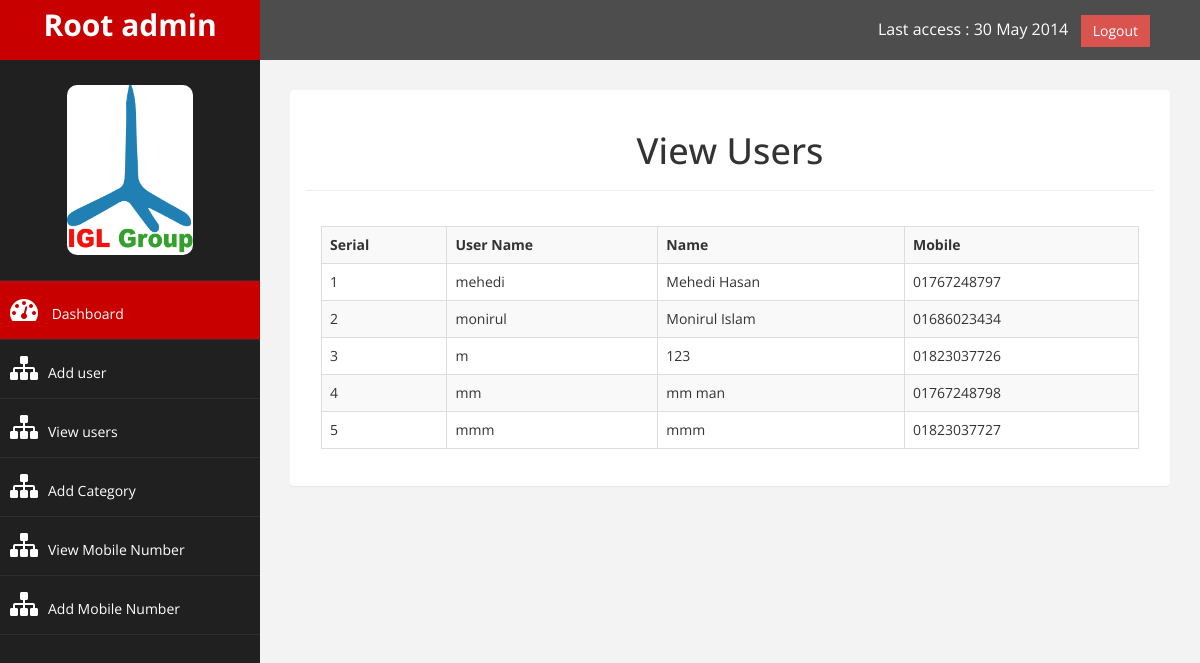
The app's page /view_users.php (signed in) with its own data.
### tables this page shows
CREATE TABLE `users` (
  `id` int(11) NOT NULL,
  `user_name` varchar(255) NOT NULL,
  `mobile` varchar(255) NOT NULL,
  `name` varchar(255) NOT NULL,
  `password` varchar(255) NOT NULL,
  `group_id` int(11) NOT NULL,
  `created_at` datetime NOT NULL,
  `updated_at` datetime NOT NULL,
  `deleted_at` datetime NOT NULL
);

### classes/DB.php (called while the page is built, shortened)
<?php
class DB
{
    private static $_instance = null;
    private $_pdo,
            $_query,
            $_error = false,
            $_results,
            $_count = 0;
    private function __construct()
    {
        try{
            $this->_pdo = new PDO('mysql:host=' . Config::get('mysql/host') . ';dbname=' .Config::get('mysql/db'), Config::get('mysql/username'), Config::get('mysql/password'));
        }catch (PDOException $e){
            die($e->getMessage());
        }
    }
    public static function getInstance(){
        if (!isset(self::$_instance)){
            self::$_instance = new DB();
        }
        return self::$_instance;
    }
    public function query($sql, $parms = array()){
        $this->_error = false;
        if($this->_query = $this->_pdo->prepare($sql)){
            $x = 1;
            if (count($parms)){
                foreach ($parms as $parm){
                    $this->_query->bindValue($x, $parm);
                    $x++;
                }
            }
            if ($this->_query->execute()){
                $this->_results = $this->_query->fetchAll(PDO::FETCH_OBJ);
                $this->_count = $this->_query->rowCount();
            }else {
                $this->_error = true;
            }
        }
        return $this;
    }
    public function action($action, $table, $where = array())
    {
        if (count($where) === 3) {
            $opetators = array('=', '>', '<', '>=', '<=');
            $field     = $where[0];
            $operator  = $where[1];
            $value     = $where[2];
            if (in_array($operator, $opetators)) {
                $sql = "{$action} FROM {$table} WHERE {$field} {$operator} ?";
                if (!$this->query($sql, array($value))->error()) {
                    return $this;
                }
            }
        }
        return false;
    }
    public function getAll($table)
    {
        $sql = "SELECT * FROM {$table}";
        if (!$this->query($sql)->error()) {
            return $this;
        }
        return false;
    }
    public function getJoin_2_TableData($tableToJoin, $tableWithJoin, $where, $joinValue1 = null, $joinValue2 = null)
    {
        $tableToJoin_s = $tableToJoin.'s';
        $tableWithJoin_s = $tableWithJoin.'s';
        $joinValue1 = $joinValue1 ? $tableToJoin_s.'.'.$joinValue1 : $tableToJoin_s.'.'.$tableWithJoin.'_id';
        $joinValue2 = $joinValue2 ? $tableWithJoin_s.'.'.$joinValue2 : $tableWithJoin_s.'.'.'id';
        $sql = "SELECT * FROM {$tableToJoin_s} JOIN {$tableWithJoin_s} ON {$joinValue1} = {$joinValue2} WHERE $where";
        if (!$this->query($sql)->error()) {
            return $this;
        }
        return $sql;
    }
    public function get($table, $where)
    {
        return $this->action('SELECT *', $table, $where);
    }
    public function results()
    {
        return $this->_results;
    }
    public function firstResult()
    {
        return $this->_results[0];
    }
    public function error()
    {
        return $this->_error;
    }
    public function count()
    {
        return $this->_count;
    }
}

### classes/Config.php (called while the page is built)
<?php
class Config
{
    public static function get($path = null)
    {
        if ($path){
            $config = $GLOBALS['config'];
            $path = explode('/', $path);
            foreach ($path as $bit){
                if (isset($config[$bit])){
                    $config = $config[$bit];
                }
            }
            if (!is_array($config)) {
                return $config;
            }
        }
        return false;
    }
}

### classes/Permission.php (called while the page is built, shortened)
<?php
class Permission
{
    private static $_db = null;
    private static $_sessionData = null;
    public function __construct()
    {
        if (!self::$_db){
            self::$_db = DB::getInstance();
        }
        if (!self::$_sessionData){
            self::$_sessionData = Session::get(Config::get('session/session_name'));
        }
    }
    public static function is ($permission)
    {
        $getPermissionData = self::$_db->getJoin_2_TableData('user', 'group', 'users.id = '.self::$_sessionData);
        if (self::$_db->firstResult()->group_name == $permission){
            return self::$_db->firstResult()->user_name;
        }
        return false;
    }
}

### view_users.php (the view, shortened to what this page needs)
<?php
$db = DB::getInstance();
$usersData = $db->getAll('users');
if ($usersData->count()){
    $users = $usersData->results();
}
require_once "includes/home/header.php";
?>
<body>
<div id="wrapper">
    <?php require_once "includes/home/nav_top.php"?>
    <?php require_once "includes/home/nav_side.php"?>
    <div id="page-wrapper" >
        <div class="panel col-sm-12" style="margin-top: 15px; margin-bottom: 15px;">
            <div class="page-header">
                <h1 class="text-center text-temp">View Users</h1>
            </div>
            <div class="panel-body">
                <table style="border: 1px" class="table table-bordered table-responsive table-hover table-striped">
                    <tr>
                        <th>Serial</th>
                        <th>User Name</th>
                        <th>Name</th>
                        <th>Mobile</th>
                    </tr>
                    <?php if (isset($users)){
                        $serial = 1;
                        foreach ($users as $user){
                    ?>
                            <tr>
                                <td><?php echo $serial;?></td>
                                <td><?php echo $user->user_name;?></td>
                                <td><?php echo $user->name;?></td>
                                <td><?php echo $user->mobile;?></td>
                            </tr>
                    <?php $serial++; }} ?>
                </table>
                <span class="col-sm-2 col-sm-offset-10"></span>
            </div>
        </div>
    </div>
</div>
<?php require_once "includes/home/footer.php"?>

### includes/home/header.php (shortened to what this page needs)
<!DOCTYPE html>
<html xmlns="http://www.w3.org/1999/xhtml">
<head>
    <link href="assets/home/css/bootstrap.css" rel="stylesheet" />
    <link href="assets/home/css/font-awesome.css" rel="stylesheet" />
    <link href="assets/home/js/morris/morris-0.4.3.min.css" rel="stylesheet" />
    <link href="assets/home/css/custom.css" rel="stylesheet" />
</head>

### includes/home/nav_top.php (shortened to what this page needs)
<nav class="navbar navbar-default navbar-cls-top " role="navigation" style="margin-bottom: 0;">
    <div class="navbar-header">
        <a class="navbar-brand" href="home.php"><?php echo Permission::is('admin') ? 'Root admin' : 'User'?></a>
    </div>
    <div  style="color: white;
padding: 15px 50px 5px 50px;
float: right;
font-size: 16px;"> Last access : 30 May 2014 &nbsp; <a href="logout.php" class="btn btn-danger square-btn-adjust">Logout</a> </div>
</nav>

### includes/home/nav_side.php (shortened to what this page needs)
<nav class="navbar-default navbar-side" role="navigation">
    <div class="sidebar-collapse" >
        <ul class="nav" id="main-menu" style="">
            <li class="text-center">
                <img src="assets/home/img/igl-logo.png" class="user-image img-responsive"/>
            </li>
            <li>
                <a class="active-menu"  href="home.php"><i class="fa fa-dashboard fa-2x" ></i> Dashboard</a>
            </li>
            <?php if (Permission::is('admin')) {?>
                <li  >
                    <a  href="register.php"><i class="fa fa-sitemap fa-2x"></i>Add user</a>
                </li>
                <li  >
                    <a  href="view_users.php"><i class="fa fa-sitemap fa-2x"></i>View users</a>
                </li>
                <li  >
                    <a  href="add_category.php"><i class="fa fa-sitemap fa-2x"></i>Add Category</a>
                </li>
                <li  >
                    <a  href="view_numbers.php"><i class="fa fa-sitemap fa-2x"></i>View Mobile Number</a>
                </li>
            <?php } ?>
            <li  >
                <a  href="add_mobile.php"><i class="fa fa-sitemap fa-2x"></i>Add Mobile Number</a>
            </li>
        </ul>
    </div>
</nav>

### includes/home/footer.php (shortened to what this page needs)
</body>
</html>

### assets/home/css/custom.css (style rules this page uses)
body { font-family: 'Open Sans', sans-serif; }
#wrapper { width: 100%; background:#202020; }
#page-wrapper { padding: 15px 15px; min-height: 600px; background:#F3F3F3; }
.text-center { text-align:center; }
.square-btn-adjust { border: 0px solid transparent; -webkit-border-radius: 0px; -moz-border-radius: 0px; border-radius: 0px; }
.user-image { margin: 25px auto; -webkit-border-radius: 10px; -moz-border-radius: 10px; border-radius: 10px; max-height:170px; max-width:170px; }
.navbar-cls-top .navbar-brand { color: #fff; background: #C90000; width: 260px; text-align: center; height: 60px; font-size: 30px; font-weight: 700; }
.active-menu { background-color:#C90000!important; }
.sidebar-collapse , .sidebar-collapse .nav { background:none; }
.sidebar-collapse .nav { padding:0; }
.sidebar-collapse .nav > li > a { color:#fff; background:#202020; text-shadow:none; }
.sidebar-collapse > .nav > li > a { padding:15px 10px; }
.sidebar-collapse > .nav > li { border-bottom: 1px solid rgba(107, 108, 109, 0.19); }
.navbar-side { border:none; background-color: #202020; }
.navbar-cls-top { background:#4D4D4D; border-bottom:none; }
.navbar-default { border:0px solid black; }
.navbar-header { background: #A70303; }
.nav > li > a > i { margin-right:10px; }
@media (min-width:768px) { #page-wrapper { margin: 0 0 0 260px; padding: 15px 30px; min-height: 1200px; } }
@media (min-width:768px) { .navbar-side { z-index: 1; position: absolute; width: 260px; } }
@media (min-width:768px) { .navbar { border-radius: 0px; } }

### records on screen
users: user_name "mehedi", name "Mehedi Hasan", mobile "01767248797"
users: user_name "monirul", name "Monirul Islam", mobile "01686023434"
users: user_name "m", name "123", mobile "01823037726"
users: user_name "mm", name "mm man", mobile "01767248798"
users: user_name "mmm", name "mmm", mobile "01823037727"
